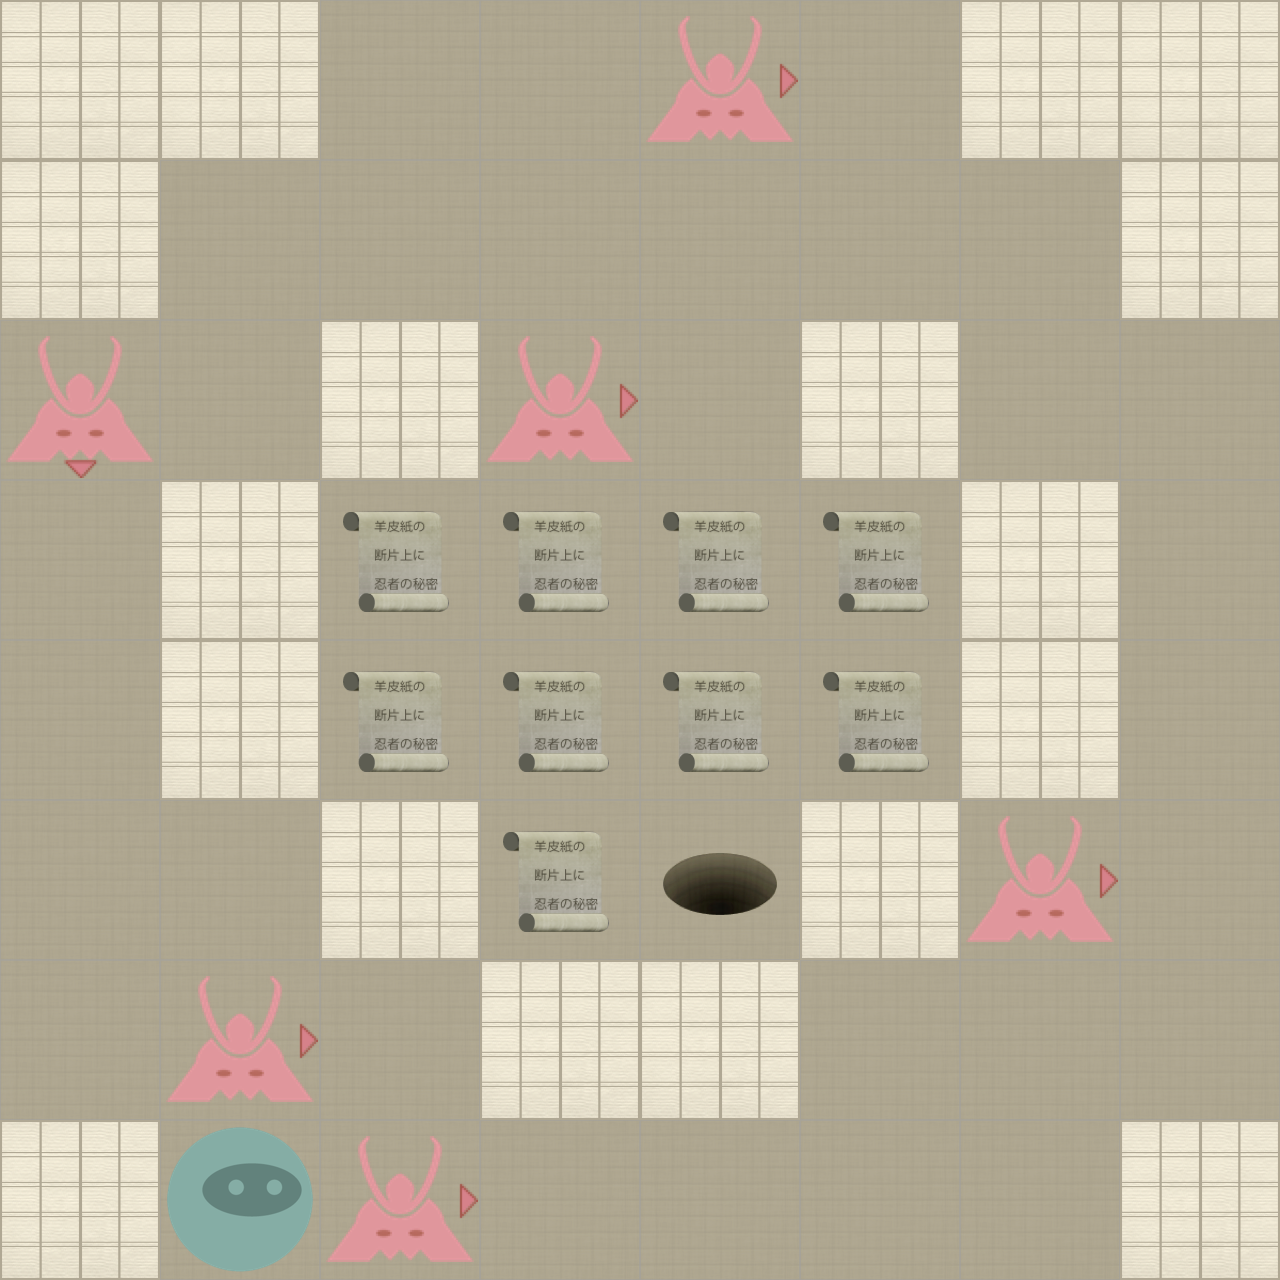

Below is a game level as drawn by its tile map, then a one-line description and the .tmx that defines it (tile-layer data replaced by summaries):
An orthogonal 8x8 tile map with 160x160 px tiles, 2 tile layers (Level, Actors).

<map version="1.0" orientation="orthogonal" width="8" height="8" tilewidth="160" tileheight="160">
 <properties>
  <property name="moves" value="19" />
 </properties>
 <tileset firstgid="1" name="tiles" tilewidth="160" tileheight="160" spacing="2" margin="2">
  <image source="tiles-ipadhd.png" width="1024" height="1024" />
  <tile id="0">
   <properties>
    <property name="actor" value="exit" />
   </properties>
  </tile>
  <tile id="2">
   <properties>
    <property name="actor" value="guard" />
    <property name="direction" value="down" />
   </properties>
  </tile>
  <tile id="3">
   <properties>
    <property name="actor" value="guard" />
    <property name="direction" value="left" />
   </properties>
  </tile>
  <tile id="4">
   <properties>
    <property name="actor" value="guard" />
    <property name="direction" value="right" />
   </properties>
  </tile>
  <tile id="5">
   <properties>
    <property name="actor" value="guard" />
    <property name="direction" value="up" />
   </properties>
  </tile>
  <tile id="7">
   <properties>
    <property name="actor" value="player" />
   </properties>
  </tile>
  <tile id="8">
   <properties>
    <property name="actor" value="scroll" />
   </properties>
  </tile>
  <tile id="9">
   <properties>
    <property name="wall" value="1" />
   </properties>
  </tile>
 </tileset>
 <layer name="Level" width="8" height="8">
  <data>[64 cells, 64 non-empty, 2 distinct tile ids]</data>
 </layer>
 <layer name="Actors" width="8" height="8">
  <data>[64 cells, 17 non-empty, 5 distinct tile ids]</data>
 </layer>
</map>
